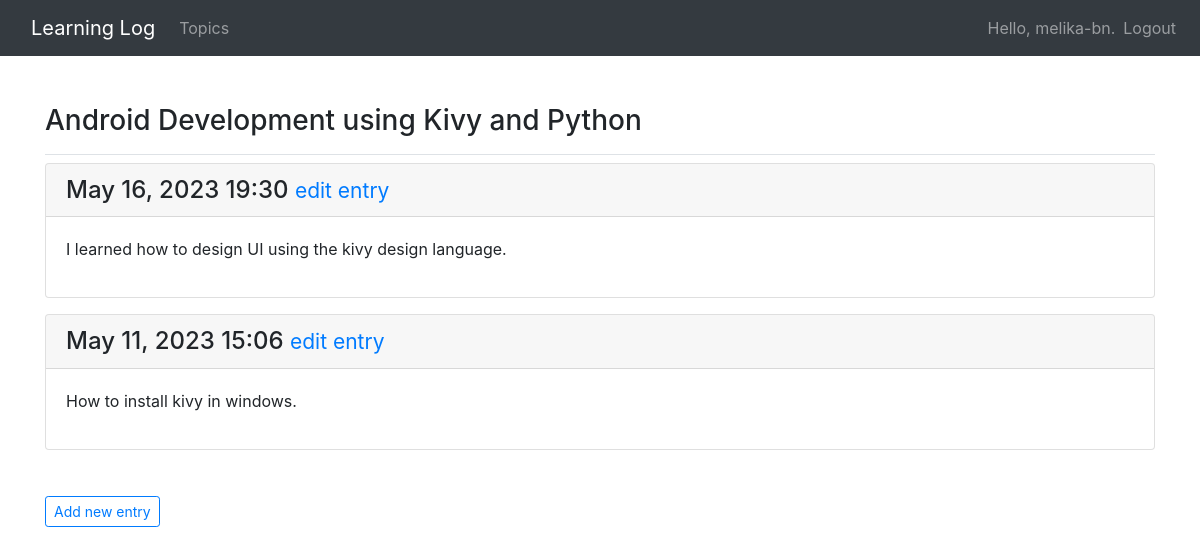
The page /topics/1/ (signed in) on the database its author committed.
### learning_logs/models.py (models this page shows, shortened)
class Topic(models.Model):
    text = models.CharField(max_length=200)
    date_added = models.DateTimeField(auto_now_add=True)
    owner = models.ForeignKey(User, on_delete=models.CASCADE)
    def __str__(self):
        return self.text

class Entry(models.Model):
    topic = models.ForeignKey(Topic, on_delete=models.CASCADE)
    text = models.TextField()
    date_added = models.DateTimeField(auto_now_add=True)
    class Meta:
        verbose_name_plural = 'entries'

### learning_logs/views.py (the view)
# urls.py: path('topics/<int:topic_id>/', views.topic, name='topic'),
@login_required
def topic(request, topic_id):
	topic = Topic.objects.get(id=topic_id)
	if topic.owner != request.user:
		raise Http404
	entries = topic.entry_set.order_by('-date_added')
	context = {'topic': topic, 'entries': entries}
	return render(request, 'learning_logs/topic.html', context)

### learning_logs/templates/learning_logs/topic.html
{% extends 'learning_logs/base.html' %}
{% block page_header %}
  <h3>{{ topic }}</h3>
{% endblock page_header %}
{% block content %}
  {% for entry in entries %}
    <div class="card mb-3">
      <h4 class="card-header">
        {{ entry.date_added|date:'M d, Y H:i' }}
        <small>
          <a href="{% url 'learning_logs:edit_entry' entry.id %}">edit entry</a>
        </small>
      </h4>
      <div class="card-body">
        {{ entry.text|linebreaks }}
      </div>
    </div>
  {% empty %}
    <p>There are no entries for this topic yet.</p>
  {% endfor %}
  <p>
    <a class="btn btn-sm btn-outline-primary" style="margin-top: 30px;" href="{% url 'learning_logs:new_entry' topic.id %}">Add new entry</a>
  </p>
{% endblock content %}

### learning_logs/templates/learning_logs/base.html (shortened to what this page needs)
{% load bootstrap4 %}
<html lang="en">
<head>
  {% bootstrap_css %}
</head>
<body>
  <nav class="navbar navbar-expand-md navbar-dark bg-dark mb-5">
    <a class="navbar-brand" style="margin-left:15px;" href="{% url 'learning_logs:index'%}">Learning Log</a>
    <div class="collapse navbar-collapse" id="navbarCollapse">
      <ul class="navbar-nav mr-auto">
        <li class="nav-item">
          <a class="nav-link" href="{% url 'learning_logs:topics'%}">Topics</a>
        </li>
      </ul>
      <ul class="navbar-nav ml-auto">
      	{% if user.is_authenticated %}
      	  <li class="nav-item">
      	    <span class="navbar-text">Hello, {{ user.username }}.</span>
      	  </li>
      	  <li class="nav-item">
      	    <a class="nav-link" href="{% url 'users:logout' %}">Logout</a>
      	  </li>
	      {% endif %}
	    </ul>
	  </div>
  </nav>
  <main role="main" class="container">
    <div class="pb-2 mb-2 border-bottom">
      {% block page_header %}{% endblock page_header %}
    </div>
    <div>
      {% block content %}{% endblock content %}
    </div>
  </main>
</body>
</html>

### rows shown on the page
Topic: text "Android Development using Kivy and Python"
Entry: date_added "May 16, 2023 19:30", text "I learned how to design UI using the kivy design language."
Entry: date_added "May 11, 2023 15:06", text "How to install kivy in windows."

### other values the page prints
{{ user.username }} "melika-bn"
